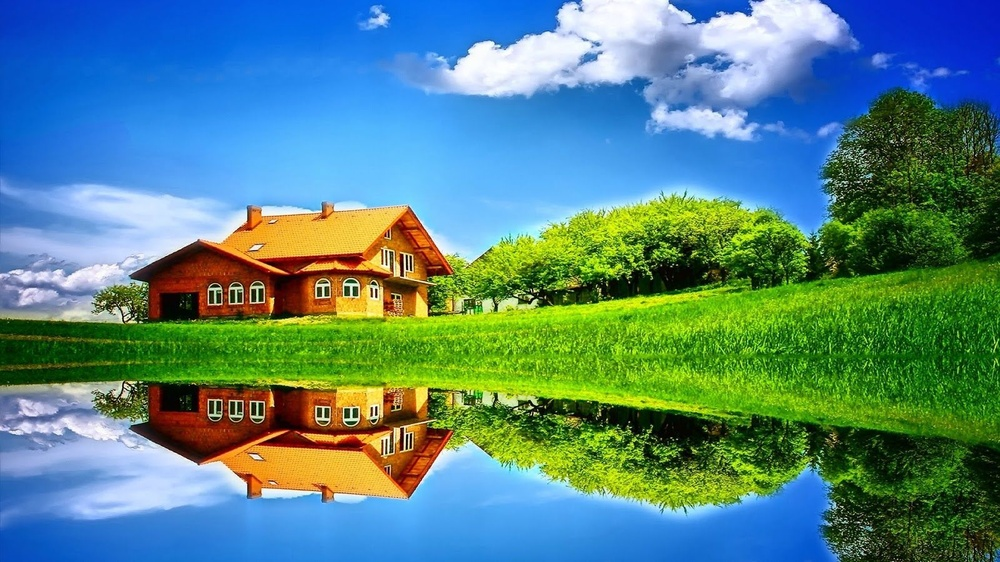
#> input picture class_11/img.jpg, 1000 x 562 px, shrunk from 1600 x 900 before the run
$ jupyter execute Convolutions_basic.ipynb   (shell and % lines are left out)   (Python 2 division)
#> lines starting #> are read from the running program, lines starting #| are printed output that depends on the picture
[cell 1]
import numpy as np
import cv2
from matplotlib import pyplot as plt

[cell 2]
im = cv2.imread('./img.jpg')
#> im is the input picture: shape (562, 1000, 3); mean B, G, R 131.7, 133.4, 85.5
img = cv2.cvtColor(im, cv2.COLOR_BGR2GRAY)
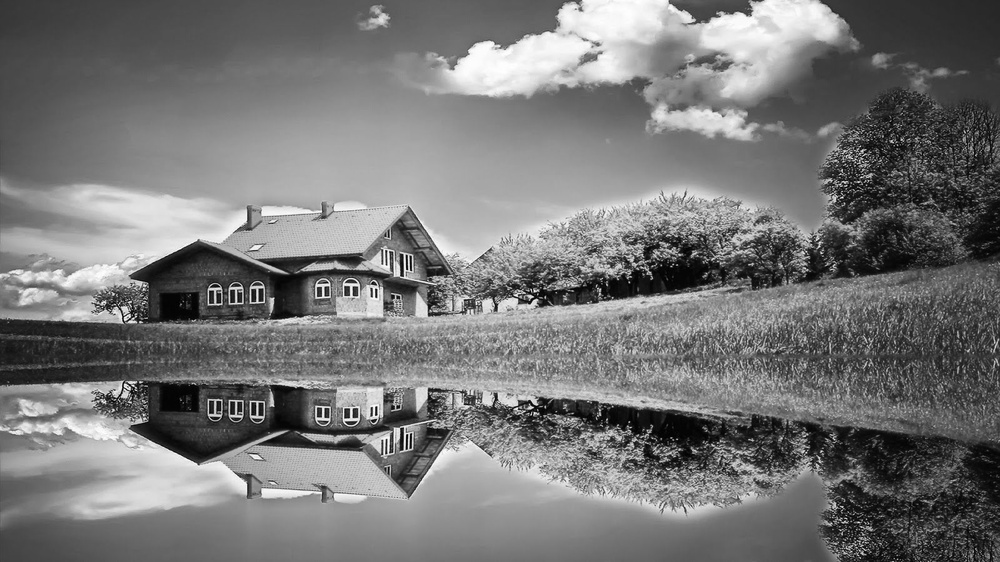
#> img: shape (562, 1000); min 0, max 255, mean 118.9

plt.imshow(img, cmap='gray')
plt.show()

[cell 3]
K = np.array([[-1, -1, -1],
              [-1,  8, -1],
              [-1, -1, -1]])
print K

[cell 4]
out_r = img.shape[0] - K.shape[0] + 1
#> out_r = 560
out_c = img.shape[1] - K.shape[1] + 1
#> out_c = 998

X = np.zeros((out_r, out_c))
print img.shape, K.shape, X.shape
#| (562, 1000) (3, 3) (560, 998)

## Convolution

[cell 5]
for rx in range(out_r):
    for cx in range(out_c):
        image_patch = img[rx:K.shape[0]+rx, cx:K.shape[1]+cx]
        prod = image_patch * K
        # Compute the value to be put at this pixel
        X[rx, cx] = prod.sum()
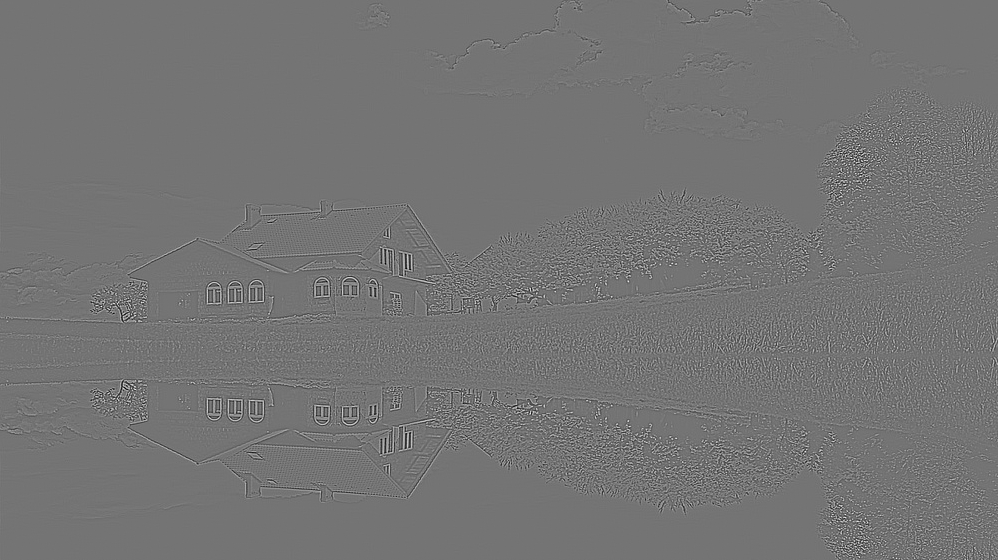
#> X: shape (560, 998) float64; min -1099, max 1307, mean 0; drawn with min black and max white

[cell 6]
X_ = X * (X > 0)
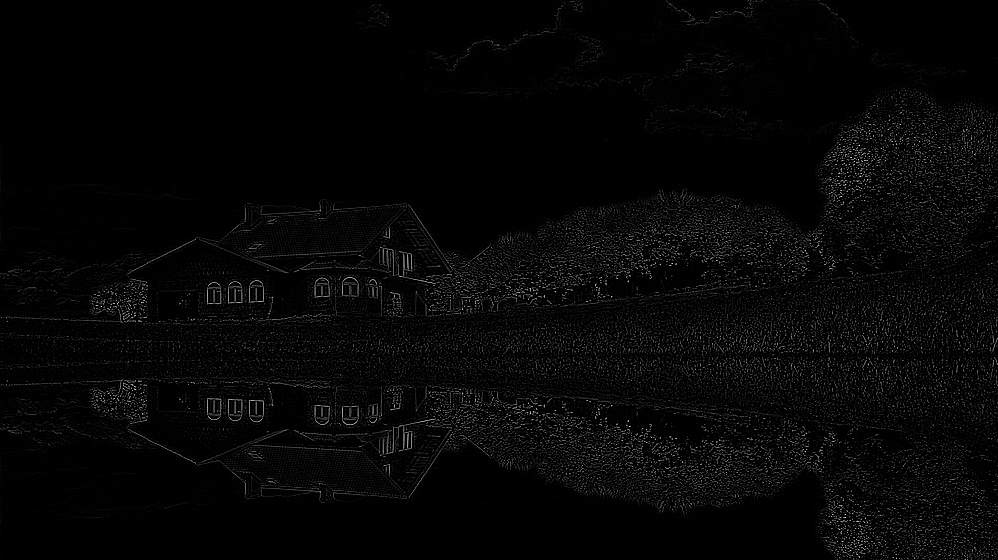
#> X_: shape (560, 998) float64; min 0, max 1307, mean 32.2; drawn with min black and max white
plt.imshow(X_, cmap='gray')

plt.show()
